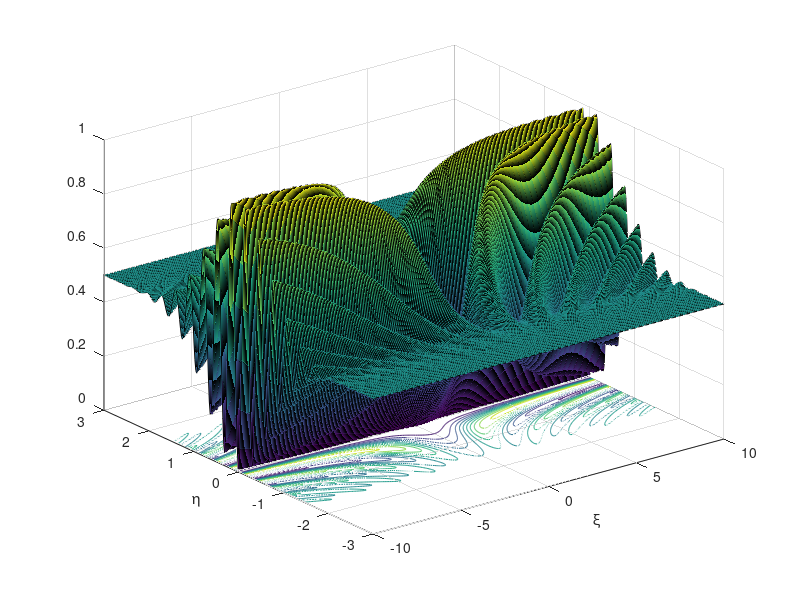

The MATLAB source for this figure:
n=300;
xi=linspace(-10,10,n);
eta=linspace(-3,3,n);
P=zeros(n);
for i=1:n
    disp(i);
    for j=1:n
        P(i,j)=0.5*(1-(exp(-xi(j)^2)+cos(2*eta(i)*xi(j)))/(1+exp(-xi(j)^2))*exp(-eta(i)^2));
    end
end
[X,Y]=meshgrid(xi,eta);
surfc(X,Y,P);hold on;xlabel('\xi');ylabel('\eta');